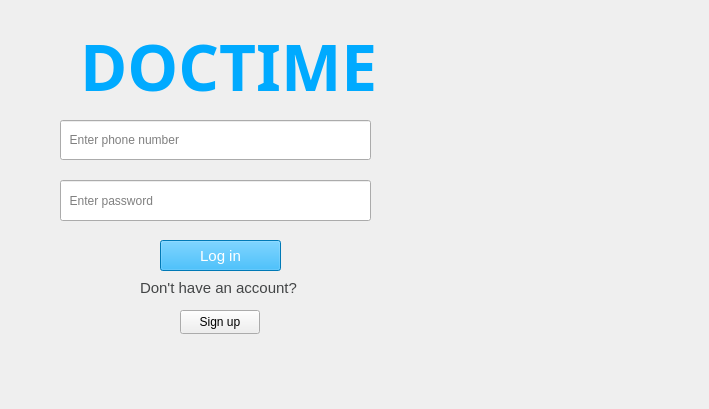
    <widget class="QWidget" name="home">
     <widget class="QLabel" name="img">
      <property name="geometry">
       <rect>
        <x>0</x>
        <y>0</y>
        <width>700</width>
        <height>400</height>
       </rect>
      </property>
      <property name="text">
       <string/>
      </property>
      <property name="pixmap">
       <pixmap>../Resourses/img.jpg</pixmap>
      </property>
      <property name="scaledContents">
       <bool>true</bool>
      </property>
     </widget>
     <widget class="QPushButton" name="Sign">
      <property name="geometry">
       <rect>
        <x>180</x>
        <y>310</y>
        <width>80</width>
        <height>24</height>
       </rect>
      </property>
      <property name="text">
       <string>Sign up</string>
      </property>
     </widget>
     <widget class="QLabel" name="text">
      <property name="geometry">
       <rect>
        <x>140</x>
        <y>280</y>
        <width>171</width>
        <height>16</height>
       </rect>
      </property>
      <property name="font">
       <font>
        <pointsize>11</pointsize>
       </font>
      </property>
      <property name="styleSheet">
       <string notr="true">color: rgb(67, 69, 70);</string>
      </property>
      <property name="text">
       <string>Don't have an account?</string>
      </property>
     </widget>
     <widget class="QLineEdit" name="Pass">
      <property name="geometry">
       <rect>
        <x>60</x>
        <y>180</y>
        <width>311</width>
        <height>41</height>
       </rect>
      </property>
      <property name="echoMode">
       <enum>QLineEdit::Password</enum>
      </property>
      <property name="placeholderText">
       <string>  Enter password</string>
      </property>
     </widget>
     <widget class="QLabel" name="Title">
      <property name="geometry">
       <rect>
        <x>80</x>
        <y>0</y>
        <width>311</width>
        <height>131</height>
       </rect>
      </property>
      <property name="font">
       <font>
        <family>Bahnschrift SemiBold</family>
        <pointsize>48</pointsize>
        <bold>true</bold>
       </font>
      </property>
      <property name="focusPolicy">
       <enum>Qt::NoFocus</enum>
      </property>
      <property name="acceptDrops">
       <bool>false</bool>
      </property>
      <property name="autoFillBackground">
       <bool>false</bool>
      </property>
      <property name="styleSheet">
       <string notr="true">color: rgb(41, 48, 48);
color: rgb(0, 170, 255);</string>
      </property>
      <property name="text">
       <string>DOCTIME</string>
      </property>
      <property name="textFormat">
       <enum>Qt::AutoText</enum>
      </property>
      <property name="scaledContents">
       <bool>false</bool>
      </property>
     </widget>
     <widget class="QPushButton" name="Login">
      <property name="geometry">
       <rect>
        <x>160</x>
        <y>240</y>
        <width>121</width>
        <height>31</height>
       </rect>
      </property>
      <property name="font">
       <font>
        <pointsize>11</pointsize>
       </font>
      </property>
      <property name="styleSheet">
       <string notr="true">background-color: rgb(0, 170, 255);
color: rgb(255, 255, 255);</string>
      </property>
      <property name="text">
       <string>Log in</string>
      </property>
     </widget>
     <widget class="QLineEdit" name="Phone">
      <property name="geometry">
       <rect>
        <x>60</x>
        <y>120</y>
        <width>311</width>
        <height>40</height>
       </rect>
      </property>
      <property name="placeholderText">
       <string>  Enter phone number</string>
      </property>
     </widget>
    </widget>
